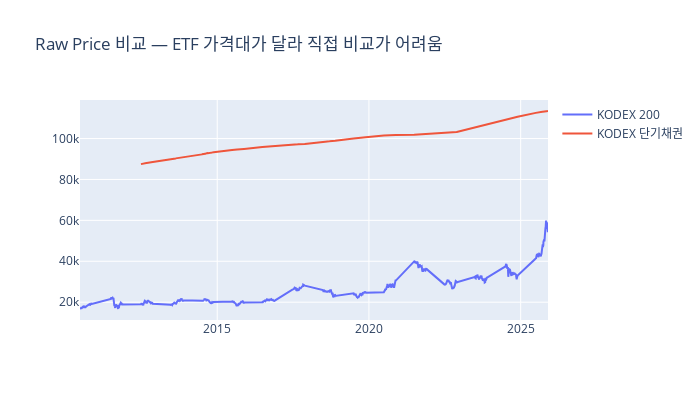

Here is the notebook cell this chart was saved with:
### Markdown cell above
## 📌 Step 1. Raw Price 시각화 — 왜 가격 비교가 어렵나?

### Code cell
import plotly.graph_objects as go

fig = go.Figure()
fig.add_trace(go.Scatter(x=df_KOSPI200.index, y=df_KOSPI200["Close"], name="KODEX 200"))
fig.add_trace(go.Scatter(x=df_KRbond.index, y=df_KRbond["Close"], name="KODEX 단기채권"))

fig.update_layout(
    title="Raw Price 비교 — ETF 가격대가 달라 직접 비교가 어려움",
    width=700,
    height=400
)
fig.show()

### Figure 1 — Plotly figure (JSON) as saved in the notebook; plotly's stock layout.template omitted (floating-point values rounded to 4 significant figures; data arrays with more than 128 entries replaced by an {"elided": "..."} marker saying what was removed)
{"data": [{"name": "KODEX 200", "type": "scatter", "x": {"elided": "1600 str values"}, "y": {"elided": "1600 float values"}}, {"name": "KODEX 단기채권", "type": "scatter", "x": {"elided": "1400 str values"}, "y": {"elided": "1400 float values"}}], "layout": {"height": 400, "title": {"text": "Raw Price 비교 — ETF 가격대가 달라 직접 비교가 어려움"}, "width": 700}}
